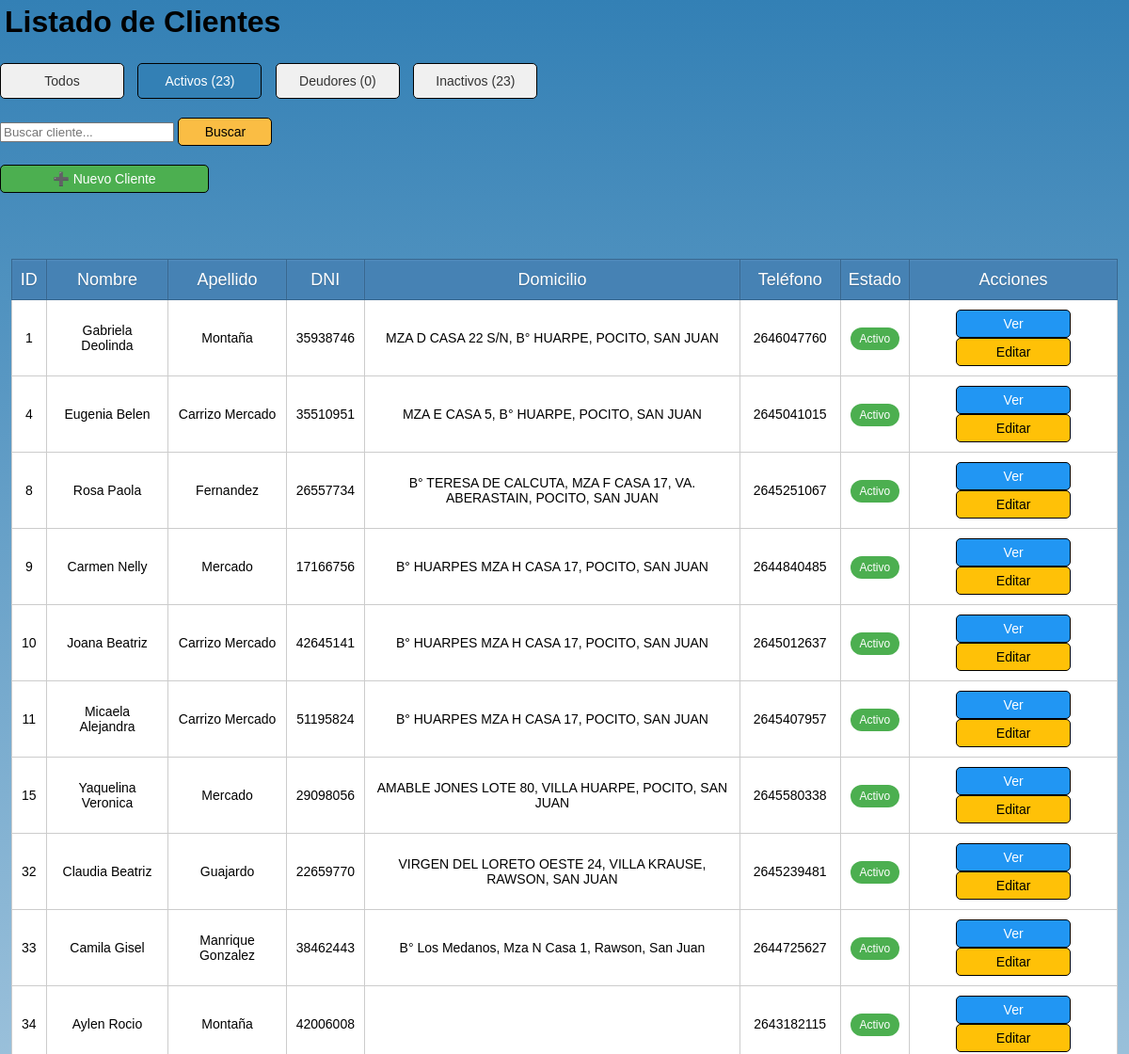
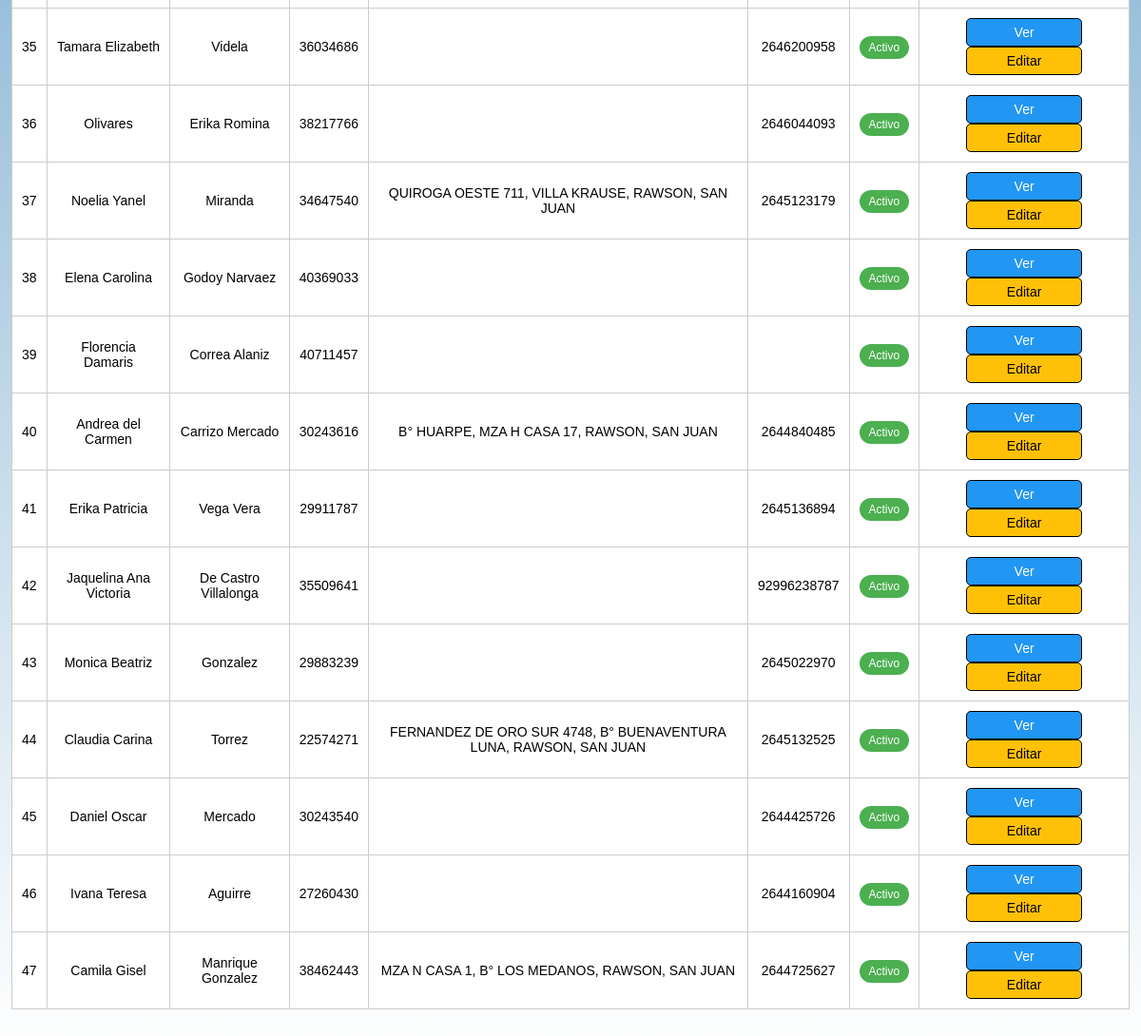
The page /src/modules/clientes/index_clientes.php?estado=Activo on the database as committed earlier (2 pictures, top to bottom).
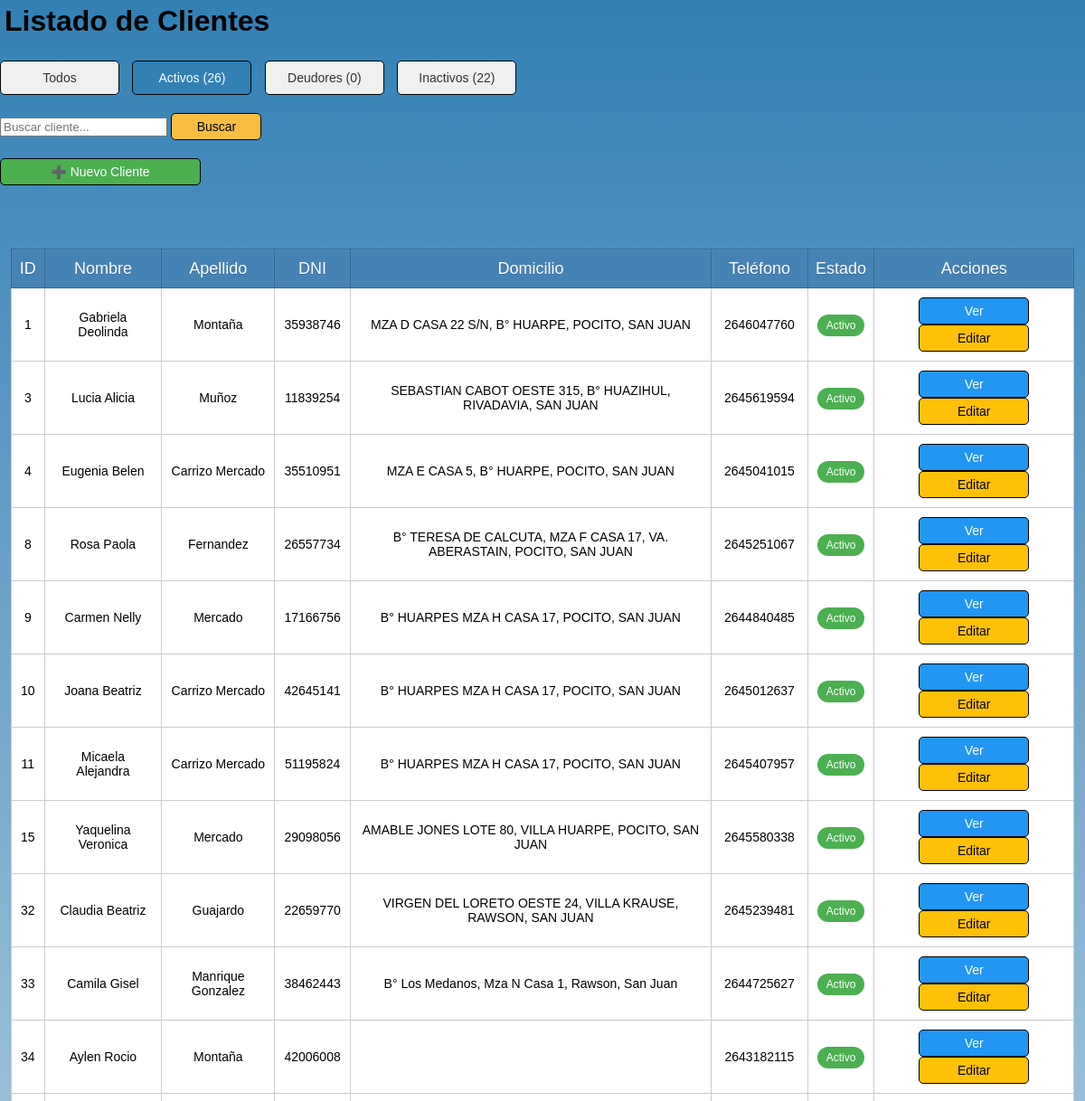
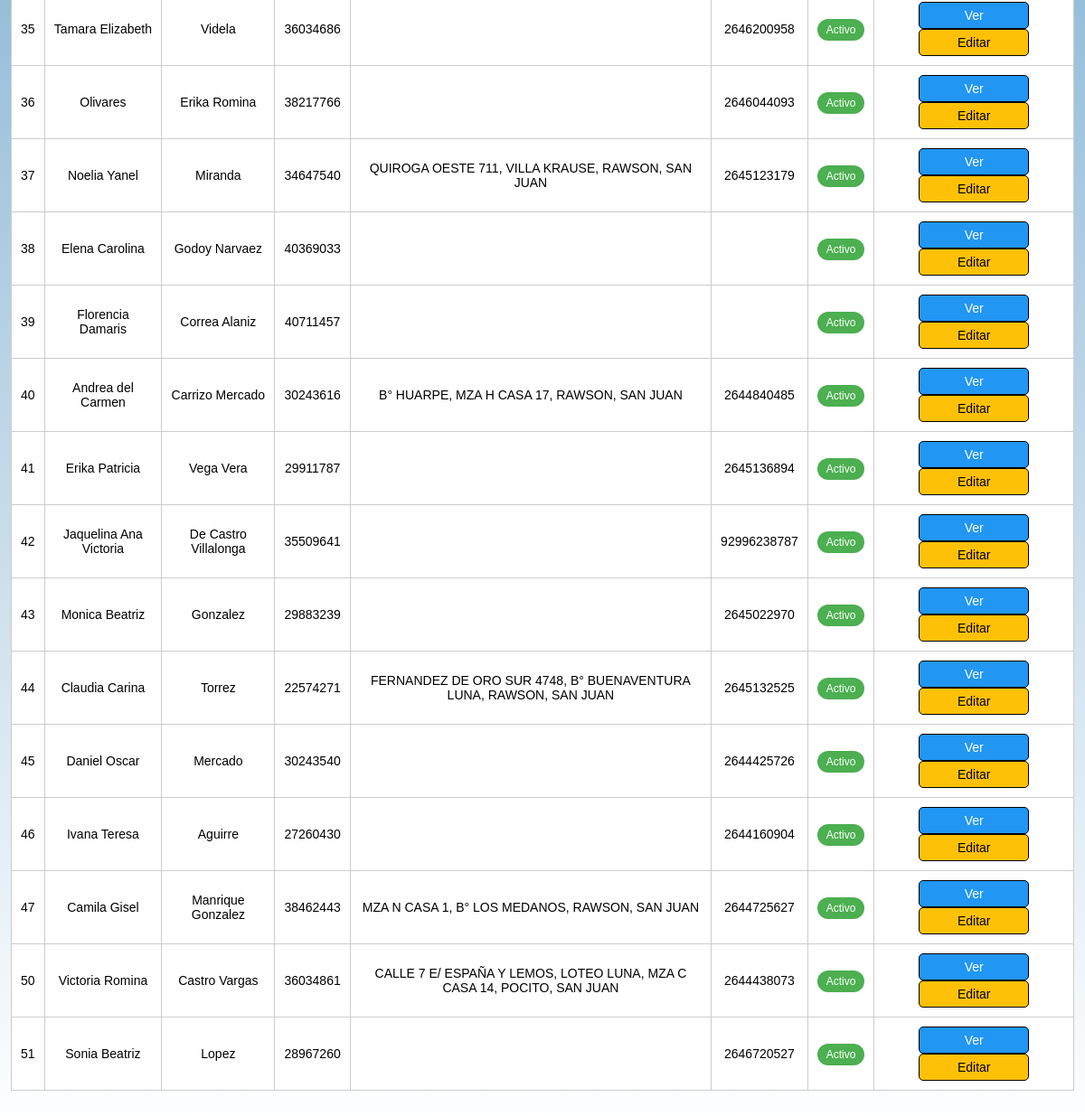
The same page on the database as committed later (2 pictures, top to bottom).
### tables this page shows
CREATE TABLE `clientes` (
  `id_cliente` int(10) UNSIGNED NOT NULL,
  `nombre` text NOT NULL,
  `apellido` text NOT NULL,
  `dni` varchar(20) NOT NULL,
  `domicilio` varchar(100) NOT NULL,
  `telefono` varchar(20) NOT NULL,
  `estado` enum('Activo','Deudor','Inactivo') NOT NULL
);

### src/modules/clientes/index_clientes.php (the view, shortened to what this page needs)
<?php
require_once '../../config/database.php';
$buscar = isset($_GET['buscar']) ? trim($_GET['buscar']) : '';
$estado = isset($_GET['estado']) ? $_GET['estado'] : '';
$query = "SELECT id_cliente, nombre, apellido, dni, domicilio, telefono, estado
          FROM clientes
          WHERE 1";
if (!empty($estado) && in_array($estado, ['Activo', 'Deudor', 'Inactivo'])) {
    $query .= " AND estado = '" . $conn->real_escape_string($estado) . "'";
}
$result = $conn->query($query);
?>
<!DOCTYPE html>
<html lang="es">
<head>
    <link rel="stylesheet" href="../../../style/style.css">
</head>
<body>
    <h1>Listado de Clientes</h1>
    <div class="filtros-estado">
        <a href="index_clientes.php" class="<?php echo empty($estado) ? 'activo' : ''; ?>">Todos</a>
        <a href="index_clientes.php?estado=Activo" class="<?php echo $estado == 'Activo' ? 'activo' : ''; ?>">Activos (<?php echo contar_clientes('Activo'); ?>)</a>
        <a href="index_clientes.php?estado=Deudor" class="<?php echo $estado == 'Deudor' ? 'activo' : ''; ?>">Deudores (<?php echo contar_clientes('Deudor'); ?>)</a>
        <a href="index_clientes.php?estado=Inactivo" class="<?php echo $estado == 'Inactivo' ? 'activo' : ''; ?>">Inactivos (<?php echo contar_clientes('Inactivo'); ?>)</a>
    </div>
    <form action="index_clientes.php" method="GET">
        <input type="text" name="buscar" placeholder="Buscar cliente..." value="<?php echo htmlspecialchars($buscar); ?>">
        <button type="submit">Buscar</button>
    </form>
    <a href="registrar_cliente.php" class="nuevo-cliente">➕ Nuevo Cliente</a>
    <table>
        <thead>
            <tr>
                <th>ID</th>
                <th>Nombre</th>
                <th>Apellido</th>
                <th>DNI</th>
                <th>Domicilio</th>
                <th>Teléfono</th>
                <th>Estado</th>
                <th>Acciones</th>
            </tr>
        </thead>
        <tbody>
            <?php if ($result->num_rows > 0): ?>
                <?php while ($cliente = $result->fetch_assoc()): ?>
                    <tr class="estado-<?php echo strtolower($cliente['estado']); ?>">
                        <td><?php echo $cliente['id_cliente']; ?></td>
                        <td><?php echo htmlspecialchars($cliente['nombre']); ?></td>
                        <td><?php echo htmlspecialchars($cliente['apellido']); ?></td>
                        <td><?php echo $cliente['dni']; ?></td>
                        <td><?php echo htmlspecialchars($cliente['domicilio']); ?></td>
                        <td><?php echo $cliente['telefono']; ?></td>
                        <td>
                            <span class="badge-estado <?php echo strtolower($cliente['estado']); ?>">
                                <?php echo $cliente['estado']; ?>
                            </span>
                        </td>
                        <td>
                            <a href="detalle_cliente.php?id_cliente=<?php echo $cliente['id_cliente']; ?>" class="btn-ver">Ver</a>
                            <a href="editar_cliente.php?id_cliente=<?php echo $cliente['id_cliente']; ?>" class="btn-editar">Editar</a>
                        </td>
                    </tr>
                <?php endwhile; ?>
            <?php else: ?>
                <tr>
                    <td colspan="8" class="sin-resultados">No se encontraron clientes</td>
                </tr>
            <?php endif; ?>
        </tbody>
    </table>
</body>
</html>
<?php
function contar_clientes($estado)
{
    global $conn;
    $query = "SELECT COUNT(*) AS total FROM clientes WHERE estado = '" . $conn->real_escape_string($estado) . "'";
    $result = $conn->query($query);
    return $result->fetch_assoc()['total'];
}
?>

Rows that differ between the two databases and show on the page:
now on this page (row edited): clientes: id_cliente "3", nombre "Lucia Alicia", apellido "Muñoz", dni "11839254", domicilio "SEBASTIAN CABOT OESTE 315, B° HUAZIHUL, RIVADAVIA, SAN JUAN", telefono "2645619594", estado "Activo"
added clientes: id_cliente "50", nombre "Victoria Romina", apellido "Castro Vargas", dni "36034861", domicilio "CALLE 7 E/ ESPAÑA Y LEMOS, LOTEO LUNA, MZA C CASA 14, POCITO, SAN JUAN", telefono "2644438073", estado "Activo"
added clientes: id_cliente "51", nombre "Sonia Beatriz", apellido "Lopez", dni "28967260", telefono "2646720527", estado "Activo"
Other text that changed with them:
contar_clientes('Activo'): "23" → "26"
contar_clientes('Inactivo'): "23" → "22"
